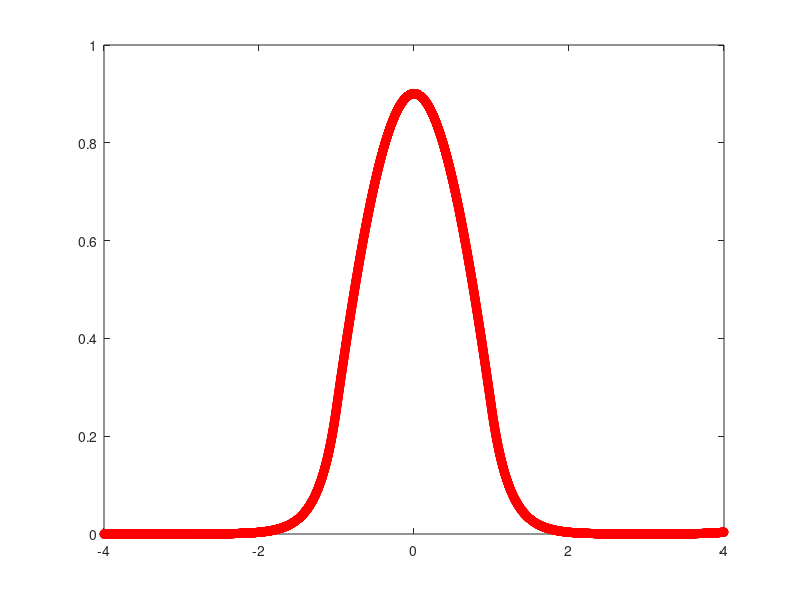

Write the MATLAB code that produced this figure.
clear;

%Boundaries and such
x=-4;
initialx=x;
h=0.001;
steps=-2*x/h;
skip=steps/100;

%Values
hbar=1;
m=1;
k=1;
e=0.81973926;

%Initialisers
psi=1;
psiPrev=1;

% X(steps)=0;
% PSI(steps)=0;

for i=1:steps

    %Plotting
    X(i)=x;
    PSI(i)=psi;

%     if rem(i,skip)==0
%         plot(X,PSI,'ro-');
%         %axis([initialx -initialx 0 1])
%         drawnow
%     end

    % Calculate potential
    if abs(x)<1
        pot=0;
    else
        pot=10;
    end
    d2psi=(2*m/hbar^2)*(pot-e)*psi;

    % Verlet Method
    psiNext=2*psi-psiPrev+h^2*d2psi;

    psiPrev=psi;
    psi=psiNext;
    x=x+h;
end

% Plot with exact solution
% plot(X,PSI,'ro',X,exp(-0.5.*X.^2),'b-')
% legend('Numerical','Exact')
plot(X,PSI,'ro-');
pause(1)
area=h*sum(PSI.^2);
PSI=PSI./sqrt(area);
plot(X,PSI,'ro-');